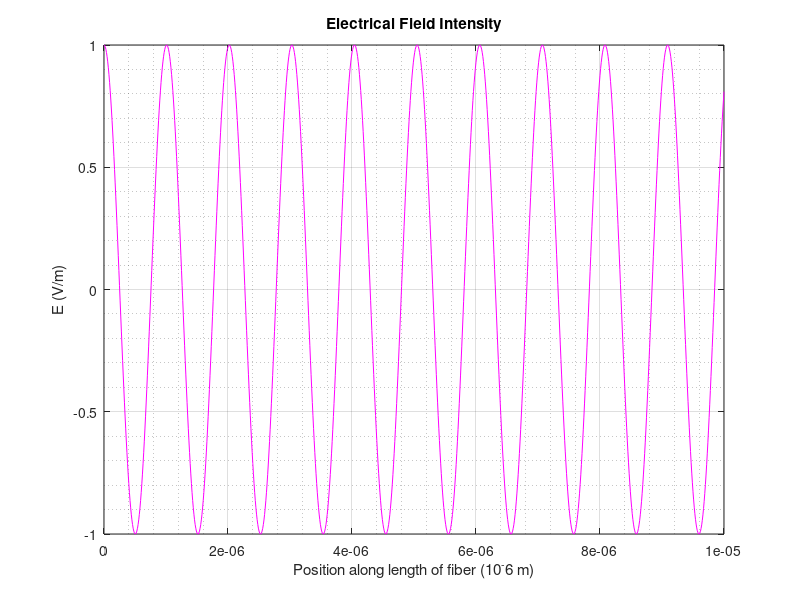

Recreate this plot in MATLAB.
% Description: part2 C

clear
clc
clf
%close all
f = 198*(10^12);%THz
T=1/f;
p1=T/10;
pf=2*T;
w = f*2*pi; %converting frequency to angular v and accounting for Tera 
s = 2*10^8; %speed of propagation
b = w/s; %phase shift coefficient
Eo = 1.0; %Initial condition (V/m)
z= 0:(0.01*10^-6):(10*10^-6); %position (10^-6m)

for(t=0:p1:pf)

E = Eo*exp(j*((w*t)+(b*z)));


plot(z,real(E),'m');
pause(0.5)

end

xlabel('Position along length of fiber (10^-6 m)');
ylabel('E (V/m)');
title('Electrical Field Intensity');
grid;
grid minor; 

